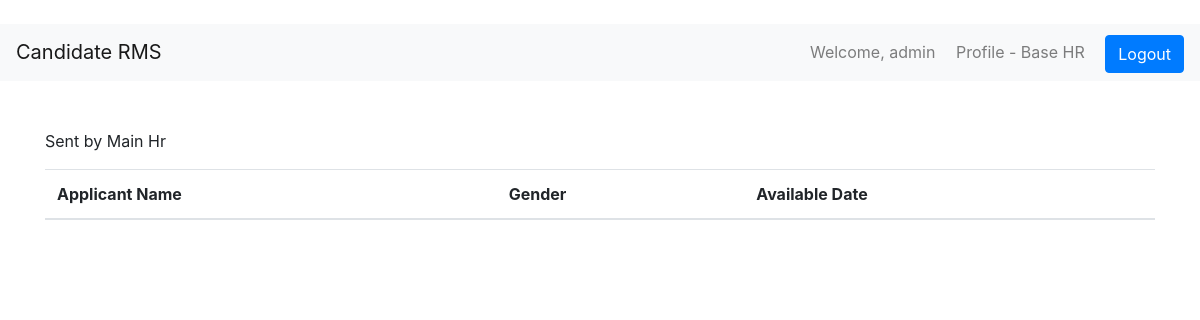
Page /sent-by-mainHr/ (signed in) on the earlier database version.
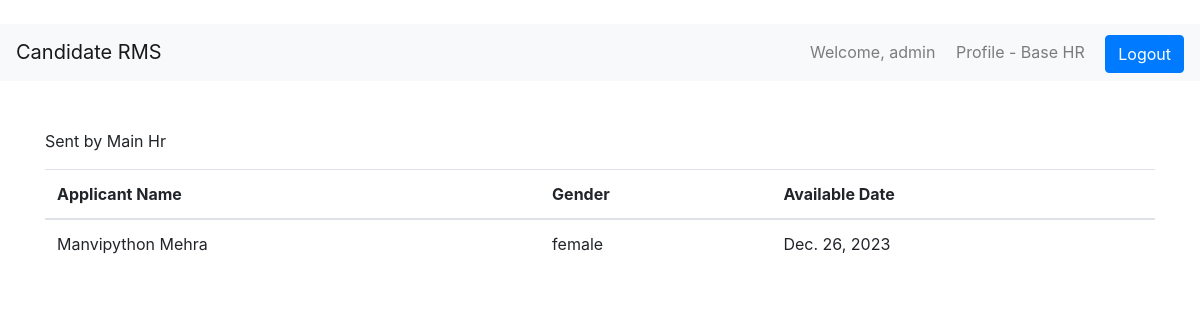
Same page on the later database version.
### main/models.py (models this page shows, shortened)
class JobApplication(models.Model):
    user = models.ForeignKey(User, on_delete=models.CASCADE)
    job = models.ForeignKey(Job, on_delete=models.CASCADE, null=True)
    f_name = models.CharField(max_length=100)
    l_name = models.CharField(max_length=100)
    gender = models.CharField(max_length=20)
    username = models.CharField(max_length=100)
    email = models.EmailField(max_length=100)
    ph_num = PhoneNumberField()
    linkedin = models.URLField(max_length=200)
    github = models.URLField(max_length=200)
    resume = models.FileField(upload_to='resumes')
    hear = models.CharField(max_length=100)
    current_city = models.CharField(max_length=100)
    postal_code = models.CharField(max_length=10)
    available_date = models.DateField()
    logs = models.DateTimeField(auto_now_add=True, null=True, blank=True)
    hr_is_accepted = models.BooleanField(default=False)
    teamlead_is_accepted = models.BooleanField(default=False)
    manager_is_accepted = models.BooleanField(default=False)
    mainHr_is_accepted = models.BooleanField(default=False)
    mainHr_to_hr = models.BooleanField(default=False)
    meetscheduled_by_hr = models.BooleanField(default=False)
    slug = models.SlugField(unique=True, blank=True, null=True)
    logsjson = models.TextField(blank=True, null=True)
    first_view = models.BooleanField(default=False)

### main/views.py (the view)
# urls.py: path('sent-by-mainHr/', SentByMainHr.as_view(), name='sent_by_mainHr'),
class SentByMainHr(UserPassesTestMixin, View):
    template_name = 'sent_by_mainHr.html'
    def test_func(self):
        return self.request.user.is_authenticated and self.request.user.profile.is_hr
    def get(self, request):
        user = request.user
        job_applications = JobApplication.objects.filter(mainHr_to_hr=True)
        return render(request, self.template_name, {'job_applications': job_applications})

### templates/sent_by_mainHr.html (shortened to what this page needs)
{% extends 'base.html' %}
{% block content %}
    <p> Sent by Main Hr</p>
    <table class="table">
        <thead>
            <tr>
                <th scope="col">Applicant Name</th>
                <th scope="col">Gender</th>
                <th scope="col">Available Date</th>
            </tr>
        </thead>
        <tbody>
            {% for job_application in job_applications %}
            <tr>
                <td>{{ job_application.f_name }} {{ job_application.l_name }}</td>
                <td>{{ job_application.gender }}</td>
                <td>{{ job_application.available_date }}</td>
            </tr>
            {% endfor %}
        </tbody>
    </table>
{% endblock %}

Differences in the rows shown:
added JobApplication: f_name "Manvipython", l_name "Mehra", gender "female", available_date "Dec. 26, 2023"
